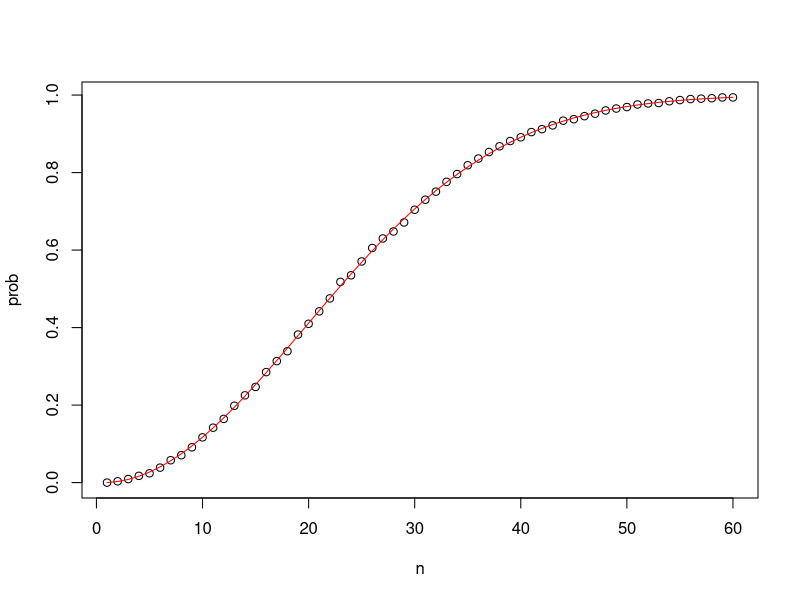

Write R code to recreate this figure.
compute_prob <- function(n,B=10000){
  same_day <- replicate(B,{
    bdays <- sample(1:365, n, replace=TRUE)
    any(duplicated(bdays))
  })
  mean(same_day)
}
n<- seq(1,60)
prob <- sapply(n, compute_prob)

exact_prob <- function(n){
  prob_unique <- seq(365, 365-n+1)/365
  1-prod(prob_unique)
}

eprob <- sapply(n, exact_prob)
plot(n, prob)
lines(n, eprob, col="red")
